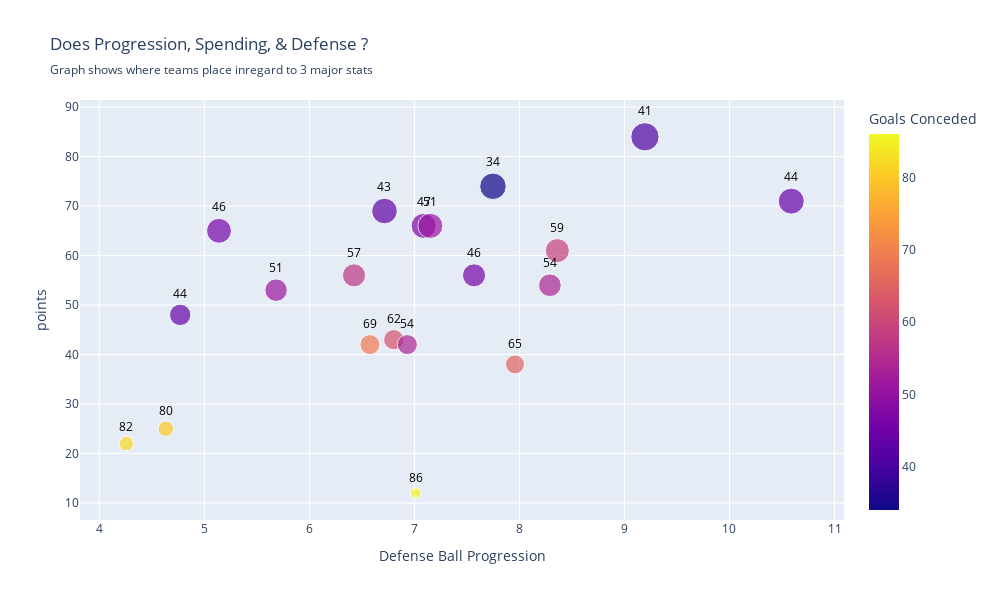

This figure's notebook cell:
### Markdown cell above
### Defensive Progression vs Success Plot
* Shows how well a team’s defenders move the ball forward and how that impacts their total points.
* In modern football, attack starts at the back. Teams that can't progress from defense usually struggle to accumulate points.
* Look for teams with high Defense Ball Progression but low points; they are likely "playing out from the back" poorly.

### Code cell
fig4 = px.scatter(master_df, x='ball_progression_defense', y='points', 
                         color='conceded', size='points',text='conceded',
                        hover_name='team',width=1000,height=600,
                        title='Does Progression, Spending, & Defense ?',
                         subtitle='Graph shows where teams place inregard to 3 major stats',
                        labels={'ball_progression_defense': 'Defense Ball Progression', 'conceded': 'Goals Conceded'})

fig4.update_traces(textfont_color='black', textposition='top center')
fig4.show()
fig4.write_html('defensive_prog_success.html')

### Figure 1 — Plotly figure (JSON) as saved in the notebook; plotly's stock layout.template omitted (floating-point values rounded to 4 significant figures)
{"data": [{"hovertemplate": "<b>%{hovertext}</b><br><br>Defense Ball Progression=%{x}<br>points=%{marker.size}<br>Goals Conceded=%{marker.color}<extra></extra>", "hovertext": ["Liverpool", "Arsenal", "Manchester City", "Chelsea", "Newcastle Utd", "Aston Villa", "Nott'ham Forest", "Brighton", "Bournemouth", "Brentford", "Fulham", "Crystal Palace", "Everton", "West Ham", "Manchester Utd", "Wolves", "Tottenham", "Leicester City", "Ipswich Town", "Southampton"], "legendgroup": "", "marker": {"color": [41, 34, 44, 43, 47, 51, 46, 59, 46, 57, 54, 51, 44, 62, 54, 69, 65, 80, 82, 86], "coloraxis": "coloraxis", "size": [84, 74, 71, 69, 66, 66, 65, 61, 56, 56, 54, 53, 48, 43, 42, 42, 38, 25, 22, 12], "sizemode": "area", "sizeref": 0.21, "symbol": "circle"}, "mode": "markers+text", "name": "", "orientation": "v", "showlegend": false, "text": [41.0, 34.0, 44.0, 43.0, 47.0, 51.0, 46.0, 59.0, 46.0, 57.0, 54.0, 51.0, 44.0, 62.0, 54.0, 69.0, 65.0, 80.0, 82.0, 86.0], "textfont": {"color": "black"}, "textposition": "top center", "type": "scatter", "x": [9.195, 7.748, 10.59, 6.715, 7.088, 7.152, 5.14, 8.361, 7.568, 6.425, 8.29, 5.683, 4.77, 6.803, 6.933, 6.577, 7.958, 4.633, 4.257, 7.013], "xaxis": "x", "y": [84, 74, 71, 69, 66, 66, 65, 61, 56, 56, 54, 53, 48, 43, 42, 42, 38, 25, 22, 12], "yaxis": "y"}], "layout": {"coloraxis": {"colorbar": {"title": {"text": "Goals Conceded"}}, "colorscale": [[0, "#0d0887"], [0.1111, "#46039f"], [0.2222, "#7201a8"], [0.3333, "#9c179e"], [0.4444, "#bd3786"], [0.5556, "#d8576b"], [0.6667, "#ed7953"], [0.7778, "#fb9f3a"], [0.8889, "#fdca26"], [1, "#f0f921"]]}, "height": 600, "legend": {"itemsizing": "constant", "tracegroupgap": 0}, "title": {"subtitle": {"text": "Graph shows where teams place inregard to 3 major stats"}, "text": "Does Progression, Spending, & Defense ?"}, "width": 1000, "xaxis": {"anchor": "y", "domain": [0, 1], "title": {"text": "Defense Ball Progression"}}, "yaxis": {"anchor": "x", "domain": [0, 1], "title": {"text": "points"}}}}
